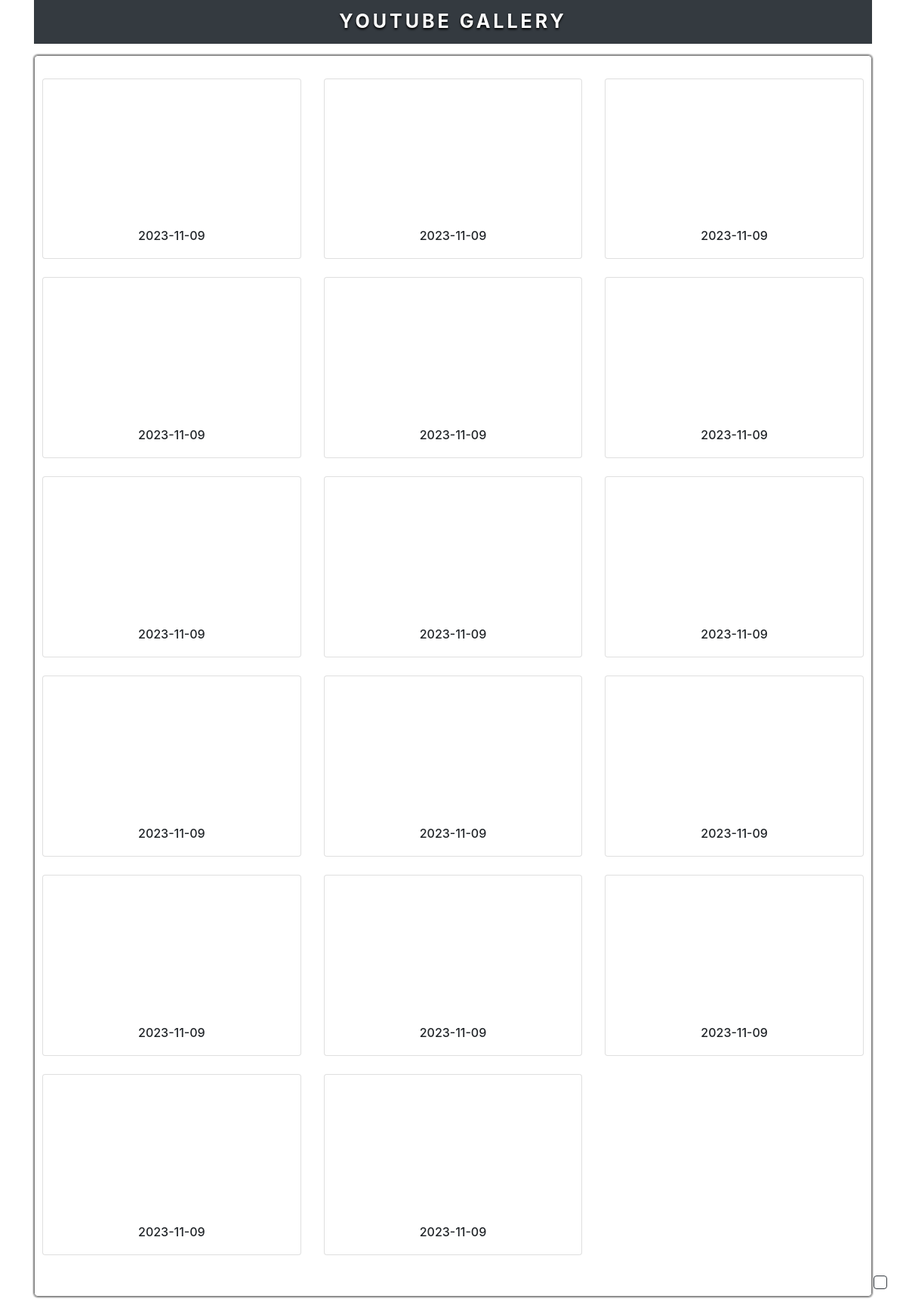
The page /admin/view.php on the database its author committed.
### tables this page shows
CREATE TABLE `videos` (
  `v_id` int(11) NOT NULL,
  `v_url` varchar(250) NOT NULL,
  `v_date` date NOT NULL,
  `v_uni_no` bigint(20) NOT NULL
);

### admin/Config/Functions.php (called while the page is built, shortened)
<?php
class Functions{
    private $DBHOST = 'localhost';
    private $DBUSER = 'root';
    private $DBPASS = '';
    private $DBNAME = 'gallery';
    public $conn;
    public function __construct(){
        try{
            $this->conn = mysqli_connect($this->DBHOST, $this->DBUSER, $this->DBPASS, $this->DBNAME);
        }
        catch(Exception $e) {
            echo 'Message: ' .$e->getMessage();
        }
    }
    public function select_order($tbl_name, $field_id, $order='ASC'){
        $select = "SELECT * FROM $tbl_name ORDER BY $field_id $order";
        $query = mysqli_query($this->conn, $select);
        if(mysqli_num_rows($query) > 0){
            $select_fetch = mysqli_fetch_all($query, MYSQLI_ASSOC);
            if($select_fetch){
                return $select_fetch;
            }
            else{
                return false;
            }
        }
        else{
            return false;
        }
    }
}
?>

### admin/view.php (the view, shortened to what this page needs)
<?php
require_once 'Config/Functions.php';
$Fun_call = new Functions();
$fetch_video = $Fun_call->select_order('videos', 'v_id', 'DESC');
?>
<!DOCTYPE html>
<html lang="en">
<head>
    <link rel="stylesheet" href="https://stackpath.bootstrapcdn.com/bootstrap/4.4.1/css/bootstrap.min.css"
>
    <link rel="stylesheet" href="Stylesheet/stylesheet.css">
</head>
<body>
    <div class="container-fluid">
        <div class="container">
            <ul class="nav justify-content-center bg-dark">
                <li class="nav-item">
                    <div class="nav-link heading">Youtube Gallery</div>
                </li>
            </ul>
        </div>
        <div class="container">
            <div class="ins-box">
                <div class="row row-cols-1 row-cols-md-3">
                    <?php if($fetch_video){ foreach($fetch_video as $video_data){ ?>
                    <div class="col mb-4">
                        <div class="card h-100">
                          <div class="set-box youtube-video-r">
                              <iframe width="560" height="315" src="https://www.youtube.com/embed/<?php echo $video_data['v_url']; ?>" frameborder="0" allow="accelerometer; autoplay; encrypted-media; gyroscope; picture-in-picture" allowfullscreen></iframe>
                          </div>
                          <div class="card-body pt-2 pb-2">
                            <h6 class="card-title"><?php echo $video_data['v_date']; ?></h6>
                          </div>
                        </div>
                    </div>
                    <?php }} ?>
                </div>
            </div>
        </div>
    </div>
<div class="all-v-btn btn btn-outline-dark">
</div>
</body>
</html>

### admin/Stylesheet/stylesheet.css (style rules this page uses)
* { text-decoration: none; }
.heading { padding: 10px 0px; font-size: 25px; text-transform: uppercase; text-align: center; font-weight: bold; letter-spacing: 4px; color: white; text-shadow: 0px 2px 3px black; }
.ins-box { width: 100%; height: auto; margin: 15px auto; padding: 30px 10px; border: 1px solid gray; border-radius: 5px; text-align: center; box-shadow: 0px 0px 2px 1px gray; }
.youtube-video-r { width: 100%; height: 0; padding-bottom: 56%; position: relative; }
.youtube-video-r iframe { position: absolute; width: 100%; height: 100%; left: 0; }
.all-v-btn { padding: 8px; text-align: center; position: fixed; bottom: 25px; right: 25px; }

### rows shown on the page
videos: v_date "2023-11-09"
videos: v_date "2023-11-09"
videos: v_date "2023-11-09"
videos: v_date "2023-11-09"
videos: v_date "2023-11-09"
videos: v_date "2023-11-09"
videos: v_date "2023-11-09"
videos: v_date "2023-11-09"
videos: v_date "2023-11-09"
videos: v_date "2023-11-09"
videos: v_date "2023-11-09"
videos: v_date "2023-11-09"
videos: v_date "2023-11-09"
videos: v_date "2023-11-09"
videos: v_date "2023-11-09"
videos: v_date "2023-11-09"
videos: v_date "2023-11-09"
